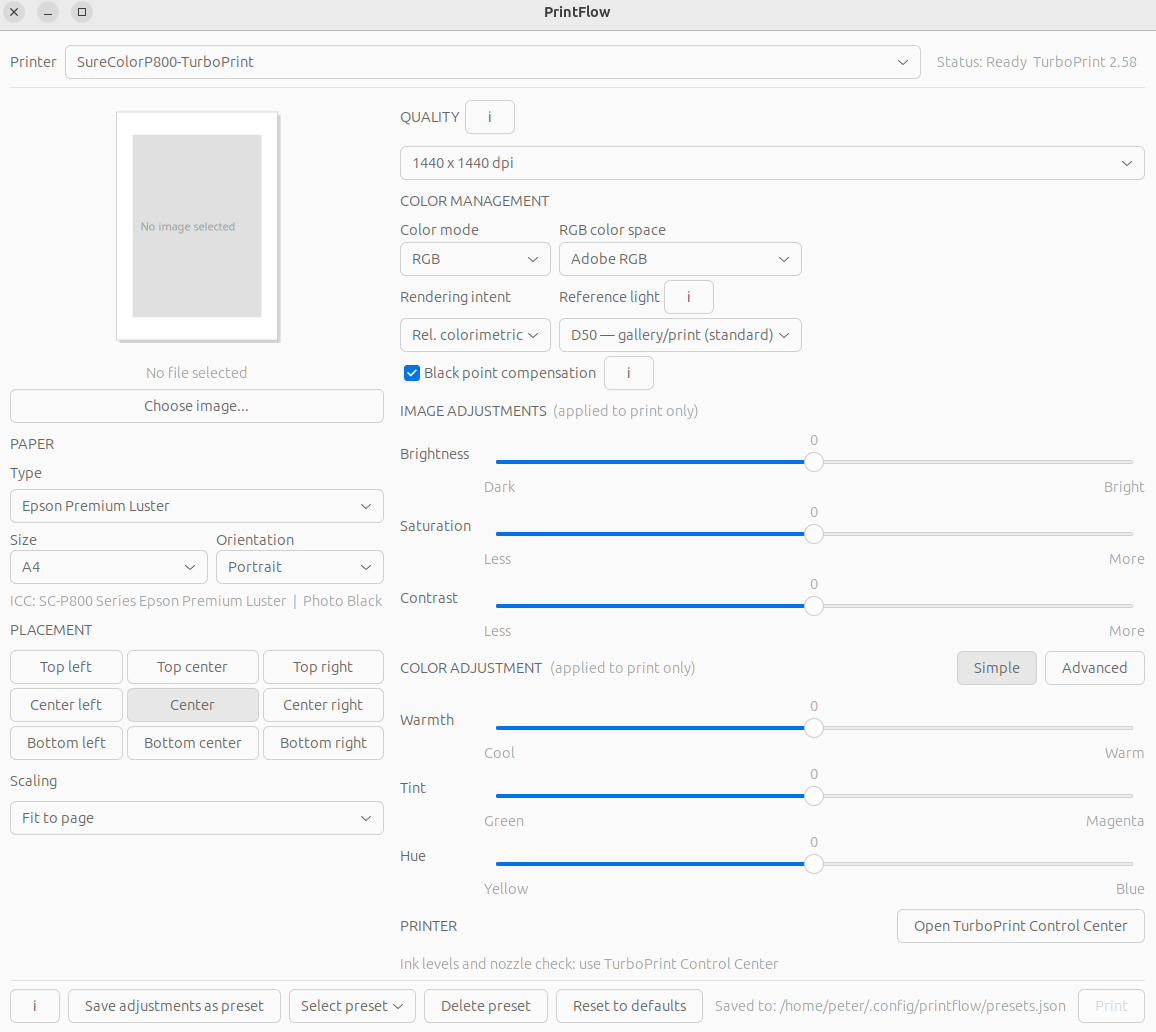

Write Python code to recreate this figure.
#!/usr/bin/env python3

import gi
gi.require_version("Gtk", "3.0")
from gi.repository import Gtk, GdkPixbuf, GLib, Gdk
import subprocess
import os
import tempfile
import threading
import json

CONFIG_DIR = os.path.expanduser("~/.config/printflow")
PRESETS_FILE = os.path.join(CONFIG_DIR, "presets.json")

MEDIA = [
    (0, "Plain paper"),
    (1, "Epson Inkjet Paper"),
    (2, "Archival Matte"),
    (3, "Epson Photo Glossy"),
    (4, "Epson Premium Glossy"),
    (5, "Epson Premium Semiglossy"),
    (6, "Epson Premium Luster"),
    (7, "Epson Proof Paper"),
    (8, "Transparency"),
    (9, "Hahnemuehle Smooth FineArt"),
    (10, "Hahnemuehle Canvas"),
    (11, "Ilford Omnijet"),
    (12, "Hahnemuehle PhotoRag Baryta"),
]

PAGESIZE = [
    (3,  "A4",             210, 297),
    (4,  "A3",             297, 420),
    (5,  "A3+",            329, 483),
    (6,  "A2",             420, 594),
    (17, "A4 Borderless",  210, 297),
    (18, "A3 Borderless",  297, 420),
    (19, "A3+ Borderless", 329, 483),
    (1,  "US Letter",      216, 279),
    (11, "8x10 inch",      203, 254),
    (12, "11x14 inch",     279, 356),
    (13, "16x20 inch",     406, 508),
]

ALIGNMENTS = [
    ("top-left",   "Top left"),
    ("top-center", "Top center"),
    ("top-right",  "Top right"),
    ("mid-left",   "Center left"),
    ("center",     "Center"),
    ("mid-right",  "Center right"),
    ("bot-left",   "Bottom left"),
    ("bot-center", "Bottom center"),
    ("bot-right",  "Bottom right"),
]

ICC_MAP = {
    0: None, 1: None,
    2: "Archival Matte",
    3: "Epson Photo Glossy",
    4: "Epson Ultra Premium Glossy",
    5: "Epson Premium Semiglossy",
    6: "SC-P800 Series Epson Premium Luster",
    7: None, 8: None,
    9: "Hahnemuehle Smooth FineArt",
    10: None, 11: None,
    12: "Hahnemuehle PhotoRag Baryta",
}

INK_TYPE = {
    0: "Photo Black", 1: "Photo Black", 2: "Matte Black",
    3: "Photo Black", 4: "Photo Black", 5: "Photo Black",
    6: "Photo Black", 7: "Photo Black", 8: "Photo Black",
    9: "Matte Black", 10: "Matte Black", 11: "Photo Black",
    12: "Matte Black",
}

ICC_SEARCH_DIRS = [
    os.path.expanduser("~/.local/share/icc"),
    os.path.expanduser("~/.local/share/color/icc"),
    "/usr/share/color/icc",
]

DEFAULTS = {
    "media": 6, "pagesize": 0, "orientation": 0,
    "quality": 0, "colormode": 0, "colorspace": 0,
    "intent": 0, "light": 0, "blackpoint": True,
    "alignment": "center", "scale": 0,
    "brightness": 0, "saturation": 0, "contrast": 0,
    "color_mode": "simple",
    "warmth": 0, "tint": 0, "hue": 0,
    "cyan": 0, "magenta": 0, "yellow": 0, "black": 0,
}


def ensure_config_dir():
    if not os.path.exists(CONFIG_DIR):
        os.makedirs(CONFIG_DIR)


def find_icc(name):
    if not name:
        return None
    for d in ICC_SEARCH_DIRS:
        for f in [name + ".icc", name + ".icm"]:
            path = os.path.join(d, f)
            if os.path.exists(path):
                return path
    return None


def get_image_dpi(path):
    try:
        result = subprocess.run(
            ["identify", "-format", "%x", path],
            capture_output=True, text=True, timeout=10
        )
        val = result.stdout.strip().split()[0]
        dpi = float(val)
        if dpi > 50:
            return dpi
    except Exception:
        pass
    return 300.0


def get_turboprint_printers():
    try:
        result = subprocess.run(["lpstat", "-p"], capture_output=True, text=True)
        printers = []
        for line in result.stdout.splitlines():
            if line.startswith("printer ") and "TurboPrint" in line:
                printers.append(line.split()[1])
        return printers if printers else []
    except Exception:
        return []


def get_quality_list(printer=None, medium=None):
    try:
        cmd = ["tpconfig"]
        if printer:
            cmd += ["--printer=" + printer]
        if medium is not None:
            cmd += ["--medium=" + str(medium)]
        cmd += ["--listquality"]
        result = subprocess.run(cmd, capture_output=True, text=True, timeout=5)
        best = {}
        for line in result.stdout.strip().splitlines():
            parts = line.split(":")
            if len(parts) >= 4:
                try:
                    num = int(parts[0].strip())
                    dpi_raw = parts[3].strip().replace("dpi", "").strip()
                    if "x" in dpi_raw:
                        w, h = dpi_raw.split("x")
                        label = w.strip() + " x " + h.strip() + " dpi"
                    else:
                        val = dpi_raw.strip()
                        label = val + " x " + val + " dpi"
                    if label not in best or num > best[label][0]:
                        best[label] = (num, label)
                except Exception:
                    pass
        qualities = sorted(best.values(), key=lambda x: x[0], reverse=True)
        return qualities if qualities else _default_quality()
    except Exception:
        return _default_quality()


def _default_quality():
    return [
        (4, "1440 x 1440 dpi"),
        (2, "720 x 720 dpi"),
        (1, "360 x 360 dpi"),
    ]


def load_presets():
    try:
        if os.path.exists(PRESETS_FILE):
            with open(PRESETS_FILE, "r") as f:
                return json.load(f)
    except Exception:
        pass
    return {}


def save_presets(presets):
    ensure_config_dir()
    with open(PRESETS_FILE, "w") as f:
        json.dump(presets, f, indent=2)


def simple_to_advanced(warmth, tint, hue):
    cyan    = -int(warmth * 0.6)
    magenta = -int(tint * 0.8)
    yellow  = int(warmth * 0.4) - int(hue * 0.5)
    black   = 0
    return cyan, magenta, yellow, black


def make_info_button(tooltip_title, tooltip_text, parent):
    btn = Gtk.Button(label="\u2139")
    btn.set_relief(Gtk.ReliefStyle.NORMAL)
    btn.set_size_request(26, 26)
    def on_click(b):
        dialog = Gtk.MessageDialog(
            parent=parent, flags=0,
            message_type=Gtk.MessageType.INFO,
            buttons=Gtk.ButtonsType.OK,
            text=tooltip_title
        )
        dialog.format_secondary_text(tooltip_text)
        dialog.run()
        dialog.destroy()
    btn.connect("clicked", on_click)
    return btn


class PaperPreview(Gtk.DrawingArea):
    def __init__(self):
        super().__init__()
        self.set_size_request(290, 260)
        self.paper_w_mm = 210
        self.paper_h_mm = 297
        self.landscape = False
        self.alignment = "center"
        self.pixbuf = None
        self.scale_mode = "fit"
        self.image_dpi = 300.0
        self.info_text = ""
        self.connect("draw", self.on_draw)

    def set_paper(self, w_mm, h_mm, landscape):
        self.paper_w_mm = w_mm
        self.paper_h_mm = h_mm
        self.landscape = landscape
        self._update_info()
        self.queue_draw()

    def set_image(self, pixbuf, dpi=300.0):
        self.pixbuf = pixbuf
        self.image_dpi = dpi
        self._update_info()
        self.queue_draw()

    def set_alignment(self, alignment):
        self.alignment = alignment
        self.queue_draw()

    def set_scale_mode(self, mode):
        self.scale_mode = mode
        self._update_info()
        self.queue_draw()

    def _update_info(self):
        if self.pixbuf and self.scale_mode == "actual":
            mm_per_inch = 25.4
            iw = self.pixbuf.get_width()
            ih = self.pixbuf.get_height()
            pw = self.paper_w_mm if not self.landscape else self.paper_h_mm
            ph = self.paper_h_mm if not self.landscape else self.paper_w_mm
            img_w_mm = iw / self.image_dpi * mm_per_inch
            img_h_mm = ih / self.image_dpi * mm_per_inch
            w_cm = img_w_mm / 10
            h_cm = img_h_mm / 10
            if img_w_mm > pw or img_h_mm > ph:
                self.info_text = "Actual: %.1fcm x %.1fcm (larger than paper)" % (w_cm, h_cm)
            else:
                self.info_text = "Actual: %.1fcm x %.1fcm" % (w_cm, h_cm)
        else:
            self.info_text = ""

    def on_draw(self, widget, cr):
        alloc = self.get_allocation()
        aw = alloc.width
        ah = alloc.height
        pw = self.paper_w_mm
        ph = self.paper_h_mm
        if self.landscape:
            pw, ph = ph, pw
        margin = 16
        info_h = 18 if self.info_text else 0
        scale = min((aw - margin * 2) / pw, (ah - margin * 2 - info_h) / ph)
        rw = pw * scale
        rh = ph * scale
        rx = (aw - rw) / 2
        ry = (ah - rh - info_h) / 2

        cr.set_source_rgba(0, 0, 0, 0.15)
        cr.rectangle(rx + 3, ry + 3, rw, rh)
        cr.fill()
        cr.set_source_rgb(1, 1, 1)
        cr.rectangle(rx, ry, rw, rh)
        cr.fill()
        cr.set_source_rgb(0.7, 0.7, 0.7)
        cr.set_line_width(0.5)
        cr.rectangle(rx, ry, rw, rh)
        cr.stroke()

        if self.pixbuf:
            iw = self.pixbuf.get_width()
            ih = self.pixbuf.get_height()
            mm_per_inch = 25.4
            if self.scale_mode == "fit":
                s = min(rw * 0.92 / iw, rh * 0.92 / ih)
                diw, dih = iw * s, ih * s
            elif self.scale_mode == "actual":
                diw = iw / self.image_dpi * mm_per_inch * scale
                dih = ih / self.image_dpi * mm_per_inch * scale
            elif self.scale_mode == "fill":
                s = max(rw / iw, rh / ih)
                diw, dih = iw * s, ih * s
            else:
                s = min(rw * 0.92 / iw, rh * 0.92 / ih)
                diw, dih = iw * s, ih * s

            a = self.alignment
            ix = rx + (rw - diw) / 2
            iy = ry + (rh - dih) / 2
            if "left" in a:
                ix = rx + rw * 0.04
            elif "right" in a:
                ix = rx + rw - diw - rw * 0.04
            if "top" in a:
                iy = ry + rh * 0.02
            elif "bot" in a:
                iy = ry + rh - dih - rh * 0.02

            cr.save()
            cr.rectangle(rx, ry, rw, rh)
            cr.clip()
            scaled = self.pixbuf.scale_simple(
                max(1, int(diw)), max(1, int(dih)),
                GdkPixbuf.InterpType.BILINEAR
            )
            Gdk.cairo_set_source_pixbuf(cr, scaled, ix, iy)
            cr.paint()
            cr.restore()
        else:
            cr.set_source_rgb(0.88, 0.88, 0.88)
            cr.rectangle(rx + rw * 0.1, ry + rh * 0.1, rw * 0.8, rh * 0.8)
            cr.fill()
            cr.set_source_rgb(0.6, 0.6, 0.6)
            cr.set_font_size(11)
            cr.move_to(rx + rw * 0.15, ry + rh * 0.52)
            cr.show_text("No image selected")

        if self.info_text:
            cr.set_source_rgb(0.4, 0.4, 0.4)
            cr.set_font_size(10)
            cr.move_to(rx, ry + rh + 13)
            cr.show_text(self.info_text)


class PrintFlow(Gtk.Window):
    def __init__(self):
        super().__init__(title="PrintFlow")
        self.set_wmclass("mutter-x11-frames", "mutter-x11-frames")
        self.set_default_size(920, 740)
        self.set_border_width(14)
        self.image_path = None
        self.image_dpi = 300.0
        self.presets = load_presets()
        self.color_mode = "simple"
        self.current_align = "center"
        self.current_scale = "fit"

        printers = get_turboprint_printers()
        self.current_printer = printers[0] if printers else None
        self.quality_list = get_quality_list(self.current_printer, medium=6)

        main = Gtk.Box(orientation=Gtk.Orientation.VERTICAL, spacing=8)
        self.add(main)

        printer_row = Gtk.Box(orientation=Gtk.Orientation.HORIZONTAL, spacing=8)
        main.pack_start(printer_row, False, False, 0)
        printer_row.pack_start(Gtk.Label(label="Printer"), False, False, 0)

        self.printer_combo = Gtk.ComboBoxText()
        if printers:
            for p in printers:
                self.printer_combo.append_text(p)
            self.printer_combo.set_active(0)
            status_txt = "Status: Ready  TurboPrint 2.58"
        else:
            self.printer_combo.append_text("No TurboPrint printer found")
            self.printer_combo.set_active(0)
            status_txt = "Status: TurboPrint printer not found"
        self.printer_combo.connect("changed", self.on_printer_changed)
        printer_row.pack_start(self.printer_combo, True, True, 0)

        self.status_label = Gtk.Label(label=status_txt)
        self.status_label.set_xalign(0)
        self.status_label.get_style_context().add_class("dim-label")
        printer_row.pack_start(self.status_label, False, False, 8)

        main.pack_start(Gtk.Separator(), False, False, 0)

        content = Gtk.Box(orientation=Gtk.Orientation.HORIZONTAL, spacing=16)
        main.pack_start(content, True, True, 0)

        left = Gtk.Box(orientation=Gtk.Orientation.VERTICAL, spacing=8)
        left.set_size_request(300, -1)
        content.pack_start(left, False, False, 0)

        self.paper_preview = PaperPreview()
        left.pack_start(self.paper_preview, False, False, 0)

        self.filename_label = Gtk.Label(label="No file selected")
        self.filename_label.get_style_context().add_class("dim-label")
        left.pack_start(self.filename_label, False, False, 0)

        choose_btn = Gtk.Button(label="Choose image...")
        choose_btn.connect("clicked", self.on_choose_image)
        left.pack_start(choose_btn, False, False, 0)

        left.pack_start(Gtk.Label(label="PAPER", xalign=0), False, False, 4)
        left.pack_start(Gtk.Label(label="Type", xalign=0), False, False, 0)

        self.media_combo = Gtk.ComboBoxText()
        for num, name in MEDIA:
            self.media_combo.append_text(name)
        self.media_combo.set_active(6)
        self.media_combo.connect("changed", self.on_media_changed)
        left.pack_start(self.media_combo, False, False, 0)

        size_row = Gtk.Box(orientation=Gtk.Orientation.HORIZONTAL, spacing=8)
        left.pack_start(size_row, False, False, 0)

        size_col = Gtk.Box(orientation=Gtk.Orientation.VERTICAL, spacing=2)
        size_col.pack_start(Gtk.Label(label="Size", xalign=0), False, False, 0)
        self.pagesize_combo = Gtk.ComboBoxText()
        for _, name, _, _ in PAGESIZE:
            self.pagesize_combo.append_text(name)
        self.pagesize_combo.set_active(0)
        self.pagesize_combo.connect("changed", self.on_pagesize_changed)
        size_col.pack_start(self.pagesize_combo, False, False, 0)
        size_row.pack_start(size_col, True, True, 0)

        orient_col = Gtk.Box(orientation=Gtk.Orientation.VERTICAL, spacing=2)
        orient_col.pack_start(Gtk.Label(label="Orientation", xalign=0), False, False, 0)
        self.orient_combo = Gtk.ComboBoxText()
        for name in ["Portrait", "Landscape"]:
            self.orient_combo.append_text(name)
        self.orient_combo.set_active(0)
        self.orient_combo.connect("changed", self.on_orient_changed)
        orient_col.pack_start(self.orient_combo, False, False, 0)
        size_row.pack_start(orient_col, True, True, 0)

        self.icc_info = Gtk.Label(xalign=0)
        self.icc_info.get_style_context().add_class("dim-label")
        left.pack_start(self.icc_info, False, False, 0)
        self.update_icc_info()

        left.pack_start(Gtk.Label(label="PLACEMENT", xalign=0), False, False, 4)
        align_grid = Gtk.Grid(column_spacing=4, row_spacing=4)
        left.pack_start(align_grid, False, False, 0)
        self.align_buttons = {}
        positions = [
            ("top-left",   0, 0), ("top-center",  1, 0), ("top-right",   2, 0),
            ("mid-left",   0, 1), ("center",       1, 1), ("mid-right",   2, 1),
            ("bot-left",   0, 2), ("bot-center",   1, 2), ("bot-right",   2, 2),
        ]
        for key, col, row in positions:
            label = next(l for k, l in ALIGNMENTS if k == key)
            btn = Gtk.ToggleButton(label=label)
            btn.set_size_request(88, 28)
            btn.connect("toggled", self.on_align_toggled, key)
            align_grid.attach(btn, col, row, 1, 1)
            self.align_buttons[key] = btn
        self.align_buttons["center"].set_active(True)

        left.pack_start(Gtk.Label(label="Scaling", xalign=0), False, False, 4)
        self.scale_combo = Gtk.ComboBoxText()
        for s in ["Fit to page", "Actual size", "Fill paper"]:
            self.scale_combo.append_text(s)
        self.scale_combo.set_active(0)
        self.scale_combo.connect("changed", self.on_scale_changed)
        left.pack_start(self.scale_combo, False, False, 0)

        right = Gtk.Box(orientation=Gtk.Orientation.VERTICAL, spacing=8)
        content.pack_start(right, True, True, 0)

        quality_header = Gtk.Box(orientation=Gtk.Orientation.HORIZONTAL, spacing=6)
        right.pack_start(quality_header, False, False, 4)
        quality_header.pack_start(Gtk.Label(label="QUALITY"), False, False, 0)
        quality_info = make_info_button(
            "Quality",
            "Shows print resolutions available for the selected paper type "
            "in the TurboPrint driver.\n\nThe list updates automatically when you change paper type.",
            self
        )
        quality_header.pack_start(quality_info, False, False, 0)

        self.quality_combo = Gtk.ComboBoxText()
        for num, label in self.quality_list:
            self.quality_combo.append_text(label)
        self.quality_combo.set_active(0)
        right.pack_start(self.quality_combo, False, False, 0)

        right.pack_start(Gtk.Label(label="COLOR MANAGEMENT", xalign=0), False, False, 4)
        fg_grid = Gtk.Grid(column_spacing=8, row_spacing=4)
        right.pack_start(fg_grid, False, False, 0)

        fg_grid.attach(Gtk.Label(label="Color mode", xalign=0), 0, 0, 1, 1)
        fg_grid.attach(Gtk.Label(label="RGB color space", xalign=0), 1, 0, 1, 1)

        self.colormode_combo = Gtk.ComboBoxText()
        for m in ["RGB", "CMYK"]:
            self.colormode_combo.append_text(m)
        self.colormode_combo.set_active(0)
        fg_grid.attach(self.colormode_combo, 0, 1, 1, 1)

        self.colorspace_combo = Gtk.ComboBoxText()
        for s in ["Adobe RGB", "sRGB", "ProPhoto RGB"]:
            self.colorspace_combo.append_text(s)
        self.colorspace_combo.set_active(0)
        fg_grid.attach(self.colorspace_combo, 1, 1, 1, 1)

        fg_grid.attach(Gtk.Label(label="Rendering intent", xalign=0), 0, 2, 1, 1)

        ref_box = Gtk.Box(orientation=Gtk.Orientation.HORIZONTAL, spacing=4)
        ref_box.pack_start(Gtk.Label(label="Reference light", xalign=0), False, False, 0)
        ref_info = make_info_button(
            "Reference light",
            "D50 (5000K) \u2014 industry standard for print and gallery. Recommended.\n\n"
            "D65 (6500K) \u2014 daylight/screen standard. Common among photographers.\n\n"
            "D80 (8000K) \u2014 warm light.",
            self
        )
        ref_box.pack_start(ref_info, False, False, 0)
        fg_grid.attach(ref_box, 1, 2, 1, 1)

        self.intent_combo = Gtk.ComboBoxText()
        for i in ["Rel. colorimetric", "Perceptual", "Absolute"]:
            self.intent_combo.append_text(i)
        self.intent_combo.set_active(0)
        fg_grid.attach(self.intent_combo, 0, 3, 1, 1)

        self.light_combo = Gtk.ComboBoxText()
        self.light_combo.append_text("D50 \u2014 gallery/print (standard)")
        self.light_combo.append_text("D65 \u2014 daylight/screen")
        self.light_combo.append_text("D80 \u2014 warm light")
        self.light_combo.set_active(0)
        fg_grid.attach(self.light_combo, 1, 3, 1, 1)

        bp_box = Gtk.Box(orientation=Gtk.Orientation.HORIZONTAL, spacing=4)
        self.blackpoint_check = Gtk.CheckButton(label="Black point compensation")
        self.blackpoint_check.set_active(True)
        bp_info = make_info_button(
            "Black point compensation",
            "Maps the darkest black in your image to the darkest black "
            "the printer can reproduce, preserving shadow detail.\n\n"
            "Recommended: On.",
            self
        )
        bp_box.pack_start(self.blackpoint_check, False, False, 0)
        bp_box.pack_start(bp_info, False, False, 0)
        fg_grid.attach(bp_box, 0, 4, 2, 1)

        img_adj_header = Gtk.Box(orientation=Gtk.Orientation.HORIZONTAL, spacing=6)
        right.pack_start(img_adj_header, False, False, 4)
        img_adj_header.pack_start(Gtk.Label(label="IMAGE ADJUSTMENTS"), False, False, 0)
        note1 = Gtk.Label(label="(applied to print only)")
        note1.get_style_context().add_class("dim-label")
        img_adj_header.pack_start(note1, False, False, 0)

        self.bright_scale, bright_row = self.make_slider("Brightness", -50, 50, 0, "Dark", "Bright")
        self.sat_scale,   sat_row   = self.make_slider("Saturation", -50, 50, 0, "Less", "More")
        self.con_scale,   con_row   = self.make_slider("Contrast",   -50, 50, 0, "Less", "More")
        right.pack_start(bright_row, False, False, 0)
        right.pack_start(sat_row,    False, False, 0)
        right.pack_start(con_row,    False, False, 0)

        color_adj_header = Gtk.Box(orientation=Gtk.Orientation.HORIZONTAL, spacing=8)
        right.pack_start(color_adj_header, False, False, 4)
        color_adj_header.pack_start(Gtk.Label(label="COLOR ADJUSTMENT"), False, False, 0)
        note2 = Gtk.Label(label="(applied to print only)")
        note2.get_style_context().add_class("dim-label")
        color_adj_header.pack_start(note2, False, False, 0)

        self.adv_color_btn = Gtk.ToggleButton(label="Advanced")
        self.adv_color_btn.connect("toggled", self.on_advanced_color_toggled)
        color_adj_header.pack_end(self.adv_color_btn, False, False, 0)

        self.simple_btn = Gtk.ToggleButton(label="Simple")
        self.simple_btn.set_active(True)
        self.simple_btn.connect("toggled", self.on_simple_toggled)
        color_adj_header.pack_end(self.simple_btn, False, False, 0)

        self.simple_box = Gtk.Box(orientation=Gtk.Orientation.VERTICAL, spacing=4)
        right.pack_start(self.simple_box, False, False, 0)
        self.warmth_scale, warmth_row = self.make_slider("Warmth", -50, 50, 0, "Cool", "Warm")
        self.tint_scale,   tint_row   = self.make_slider("Tint",   -50, 50, 0, "Green", "Magenta")
        self.hue_scale,    hue_row    = self.make_slider("Hue",    -50, 50, 0, "Yellow", "Blue")
        self.simple_box.pack_start(warmth_row, False, False, 0)
        self.simple_box.pack_start(tint_row,   False, False, 0)
        self.simple_box.pack_start(hue_row,    False, False, 0)

        self.advanced_box = Gtk.Box(orientation=Gtk.Orientation.VERTICAL, spacing=4)
        right.pack_start(self.advanced_box, False, False, 0)
        self.cyan_scale, cyan_row = self.make_slider("Cyan",    -50, 50, 0, "Less", "More")
        self.mag_scale,  mag_row  = self.make_slider("Magenta", -50, 50, 0, "Less", "More")
        self.yel_scale,  yel_row  = self.make_slider("Yellow",  -50, 50, 0, "Less", "More")
        self.blk_scale,  blk_row  = self.make_slider("Black",   -50, 50, 0, "Less", "More")
        self.advanced_box.pack_start(cyan_row, False, False, 0)
        self.advanced_box.pack_start(mag_row,  False, False, 0)
        self.advanced_box.pack_start(yel_row,  False, False, 0)
        self.advanced_box.pack_start(blk_row,  False, False, 0)

        ink_header = Gtk.Box(orientation=Gtk.Orientation.HORIZONTAL, spacing=8)
        right.pack_start(ink_header, False, False, 4)
        ink_header.pack_start(Gtk.Label(label="PRINTER"), False, False, 0)

        adv_btn = Gtk.Button(label="Open TurboPrint Control Center")
        adv_btn.connect("clicked", self.on_advanced)
        ink_header.pack_end(adv_btn, False, False, 0)

        self.ink_label = Gtk.Label(
            label="Ink levels and nozzle check: use TurboPrint Control Center"
        )
        self.ink_label.get_style_context().add_class("dim-label")
        self.ink_label.set_xalign(0)
        self.ink_label.set_line_wrap(True)
        right.pack_start(self.ink_label, False, False, 0)

        main.pack_start(Gtk.Separator(), False, False, 0)

        preset_row = Gtk.Box(orientation=Gtk.Orientation.HORIZONTAL, spacing=8)
        main.pack_start(preset_row, False, False, 0)

        preset_info_btn = make_info_button(
            "Presets",
            "Save your current settings as a preset to quickly restore them later.\n\n"
            "Presets are saved to:\n" + PRESETS_FILE,
            self
        )
        preset_row.pack_start(preset_info_btn, False, False, 0)

        save_btn = Gtk.Button(label="Save adjustments as preset")
        save_btn.connect("clicked", self.on_save_preset)
        preset_row.pack_start(save_btn, False, False, 0)

        self.preset_combo = Gtk.ComboBoxText()
        self.preset_combo.append_text("Select preset")
        for name in self.presets:
            self.preset_combo.append_text(name)
        self.preset_combo.set_active(0)
        self.preset_combo.connect("changed", self.on_preset_selected)
        preset_row.pack_start(self.preset_combo, True, True, 0)

        del_btn = Gtk.Button(label="Delete preset")
        del_btn.connect("clicked", self.on_delete_preset)
        preset_row.pack_start(del_btn, False, False, 0)

        reset_btn = Gtk.Button(label="Reset to defaults")
        reset_btn.connect("clicked", self.on_reset)
        preset_row.pack_start(reset_btn, False, False, 0)

        config_lbl = Gtk.Label(label="Saved to: " + PRESETS_FILE)
        config_lbl.get_style_context().add_class("dim-label")
        preset_row.pack_start(config_lbl, False, False, 4)

        self.print_btn = Gtk.Button(label="Print")
        self.print_btn.set_sensitive(False)
        self.print_btn.connect("clicked", self.on_print)
        preset_row.pack_end(self.print_btn, False, False, 0)

        self.show_all()
        self.advanced_box.hide()
        self.update_preview_paper()

    def make_slider(self, label, min_val, max_val, default, left_label="", right_label=""):
        box = Gtk.Box(orientation=Gtk.Orientation.VERTICAL, spacing=2)
        top_row = Gtk.Box(orientation=Gtk.Orientation.HORIZONTAL, spacing=8)
        lbl = Gtk.Label(label=label, xalign=0)
        lbl.set_size_request(76, -1)
        top_row.pack_start(lbl, False, False, 0)
        scale = Gtk.Scale.new_with_range(Gtk.Orientation.HORIZONTAL, min_val, max_val, 1)
        scale.set_value(default)
        scale.set_draw_value(True)
        scale.set_hexpand(True)
        top_row.pack_start(scale, True, True, 0)
        box.pack_start(top_row, False, False, 0)
        if left_label or right_label:
            hint_row = Gtk.Box(orientation=Gtk.Orientation.HORIZONTAL, spacing=8)
            spacer = Gtk.Label()
            spacer.set_size_request(76, -1)
            hint_row.pack_start(spacer, False, False, 0)
            left_lbl = Gtk.Label(label=left_label, xalign=0)
            left_lbl.get_style_context().add_class("dim-label")
            left_lbl.set_size_request(60, -1)
            hint_row.pack_start(left_lbl, False, False, 0)
            right_lbl = Gtk.Label(label=right_label, xalign=1)
            right_lbl.get_style_context().add_class("dim-label")
            right_lbl.set_hexpand(True)
            hint_row.pack_start(right_lbl, True, True, 0)
            box.pack_start(hint_row, False, False, 0)
        return scale, box

    def update_preview_paper(self):
        idx = self.pagesize_combo.get_active()
        _, _, w, h = PAGESIZE[idx]
        landscape = self.orient_combo.get_active() == 1
        self.paper_preview.set_paper(w, h, landscape)

    def update_quality_list(self):
        medium_idx = self.media_combo.get_active()
        medium_num = MEDIA[medium_idx][0]
        active = self.quality_combo.get_active()
        self.quality_list = get_quality_list(self.current_printer, medium=medium_num)
        self.quality_combo.remove_all()
        for num, label in self.quality_list:
            self.quality_combo.append_text(label)
        self.quality_combo.set_active(min(active, len(self.quality_list) - 1))

    def on_printer_changed(self, combo):
        self.current_printer = combo.get_active_text()
        self.update_quality_list()

    def on_media_changed(self, combo):
        self.update_icc_info()
        self.update_quality_list()

    def update_icc_info(self):
        idx = self.media_combo.get_active()
        media_num = MEDIA[idx][0]
        icc_name = ICC_MAP.get(media_num)
        ink = INK_TYPE.get(media_num, "Photo Black")
        icc_path = find_icc(icc_name) if icc_name else None
        if icc_path:
            self.icc_info.set_text("ICC: " + icc_name + "  |  " + ink)
        elif icc_name:
            self.icc_info.set_text("ICC: not found  |  " + ink)
        else:
            self.icc_info.set_text("ICC: none  |  " + ink)

    def on_pagesize_changed(self, combo):
        self.update_preview_paper()

    def on_orient_changed(self, combo):
        self.update_preview_paper()

    def on_scale_changed(self, combo):
        modes = ["fit", "actual", "fill"]
        self.current_scale = modes[combo.get_active()]
        self.paper_preview.set_scale_mode(self.current_scale)

    def on_align_toggled(self, btn, key):
        if btn.get_active():
            for k, b in self.align_buttons.items():
                if k != key:
                    b.set_active(False)
            self.current_align = key
            self.paper_preview.set_alignment(key)

    def on_simple_toggled(self, btn):
        if btn.get_active():
            self.adv_color_btn.set_active(False)
            self.color_mode = "simple"
            self.simple_box.show_all()
            self.advanced_box.hide()

    def on_advanced_color_toggled(self, btn):
        if btn.get_active():
            self.simple_btn.set_active(False)
            self.color_mode = "advanced"
            self.advanced_box.show_all()
            self.simple_box.hide()

    def on_advanced(self, btn):
        try:
            subprocess.Popen(["turboprint"])
        except Exception:
            self.status_label.set_text("Could not open TurboPrint Control Center")

    def get_current_settings(self):
        return {
            "media": self.media_combo.get_active(),
            "pagesize": self.pagesize_combo.get_active(),
            "orientation": self.orient_combo.get_active(),
            "quality": self.quality_combo.get_active(),
            "colormode": self.colormode_combo.get_active(),
            "colorspace": self.colorspace_combo.get_active(),
            "intent": self.intent_combo.get_active(),
            "light": self.light_combo.get_active(),
            "blackpoint": self.blackpoint_check.get_active(),
            "alignment": self.current_align,
            "scale": self.scale_combo.get_active(),
            "brightness": self.bright_scale.get_value(),
            "saturation": self.sat_scale.get_value(),
            "contrast": self.con_scale.get_value(),
            "color_mode": self.color_mode,
            "warmth": self.warmth_scale.get_value(),
            "tint": self.tint_scale.get_value(),
            "hue": self.hue_scale.get_value(),
            "cyan": self.cyan_scale.get_value(),
            "magenta": self.mag_scale.get_value(),
            "yellow": self.yel_scale.get_value(),
            "black": self.blk_scale.get_value(),
        }

    def apply_settings(self, s):
        self.media_combo.set_active(s.get("media", 6))
        self.pagesize_combo.set_active(s.get("pagesize", 0))
        self.orient_combo.set_active(s.get("orientation", 0))
        self.quality_combo.set_active(s.get("quality", 0))
        self.colormode_combo.set_active(s.get("colormode", 0))
        self.colorspace_combo.set_active(s.get("colorspace", 0))
        self.intent_combo.set_active(s.get("intent", 0))
        self.light_combo.set_active(s.get("light", 0))
        self.blackpoint_check.set_active(s.get("blackpoint", True))
        self.scale_combo.set_active(s.get("scale", 0))
        self.bright_scale.set_value(s.get("brightness", 0))
        self.sat_scale.set_value(s.get("saturation", 0))
        self.con_scale.set_value(s.get("contrast", 0))
        self.warmth_scale.set_value(s.get("warmth", 0))
        self.tint_scale.set_value(s.get("tint", 0))
        self.hue_scale.set_value(s.get("hue", 0))
        self.cyan_scale.set_value(s.get("cyan", 0))
        self.mag_scale.set_value(s.get("magenta", 0))
        self.yel_scale.set_value(s.get("yellow", 0))
        self.blk_scale.set_value(s.get("black", 0))
        align = s.get("alignment", "center")
        if align in self.align_buttons:
            self.align_buttons[align].set_active(True)
        if s.get("color_mode", "simple") == "advanced":
            self.adv_color_btn.set_active(True)
        else:
            self.simple_btn.set_active(True)

    def on_reset(self, btn):
        self.apply_settings(DEFAULTS)
        self.status_label.set_text("Status: Reset to defaults")

    def on_preset_selected(self, combo):
        name = combo.get_active_text()
        if name and name in self.presets:
            self.apply_settings(self.presets[name])

    def on_save_preset(self, btn):
        dialog = Gtk.Dialog(title="Save preset", parent=self, flags=0)
        dialog.add_buttons(Gtk.STOCK_CANCEL, Gtk.ResponseType.CANCEL,
                           Gtk.STOCK_OK, Gtk.ResponseType.OK)
        box = dialog.get_content_area()
        box.set_spacing(8)
        box.set_border_width(12)
        box.pack_start(Gtk.Label(label="Preset name:"), False, False, 0)
        entry = Gtk.Entry()
        box.pack_start(entry, False, False, 0)
        dialog.show_all()
        if dialog.run() == Gtk.ResponseType.OK:
            name = entry.get_text().strip()
            if name:
                self.presets[name] = self.get_current_settings()
                save_presets(self.presets)
                found = any(
                    self.preset_combo.get_model()[i][0] == name
                    for i in range(len(self.preset_combo.get_model()))
                )
                if not found:
                    self.preset_combo.append_text(name)
                self.status_label.set_text("Preset saved: " + name)
        dialog.destroy()

    def on_delete_preset(self, btn):
        name = self.preset_combo.get_active_text()
        if name and name in self.presets:
            del self.presets[name]
            save_presets(self.presets)
            self.preset_combo.remove(self.preset_combo.get_active())
            self.preset_combo.set_active(0)
            self.status_label.set_text("Preset deleted: " + name)

    def on_choose_image(self, btn):
        dialog = Gtk.FileChooserDialog(
            title="Choose image", parent=self,
            action=Gtk.FileChooserAction.OPEN,
        )
        dialog.add_buttons(Gtk.STOCK_CANCEL, Gtk.ResponseType.CANCEL,
                           Gtk.STOCK_OPEN, Gtk.ResponseType.OK)
        filt = Gtk.FileFilter()
        filt.set_name("Image files")
        for pat in ["*.tif", "*.tiff", "*.jpg", "*.jpeg", "*.png"]:
            filt.add_pattern(pat)
        dialog.add_filter(filt)
        if dialog.run() == Gtk.ResponseType.OK:
            self.image_path = dialog.get_filename()
            self.filename_label.set_text(os.path.basename(self.image_path))
            self.image_dpi = get_image_dpi(self.image_path)
            try:
                pixbuf = GdkPixbuf.Pixbuf.new_from_file(self.image_path)
                self.paper_preview.set_image(pixbuf, self.image_dpi)
            except Exception:
                self.paper_preview.set_image(None)
            self.print_btn.set_sensitive(True)
        dialog.destroy()

    def on_print(self, btn):
        if not self.image_path:
            return
        self.print_btn.set_sensitive(False)
        self.status_label.set_text("Status: Converting image...")
        thread = threading.Thread(target=self.do_print)
        thread.daemon = True
        thread.start()

    def do_print(self):
        try:
            media_idx    = self.media_combo.get_active()
            media_num    = MEDIA[media_idx][0]
            quality_num  = self.quality_list[self.quality_combo.get_active()][0]
            pagesize_num = PAGESIZE[self.pagesize_combo.get_active()][0]
            pagesize_data = PAGESIZE[self.pagesize_combo.get_active()]
            landscape    = self.orient_combo.get_active() == 1
            brightness   = int(self.bright_scale.get_value())
            saturation   = int(self.sat_scale.get_value())
            contrast     = int(self.con_scale.get_value())

            if self.color_mode == "simple":
                cyan, magenta, yellow, black = simple_to_advanced(
                    self.warmth_scale.get_value(),
                    self.tint_scale.get_value(),
                    self.hue_scale.get_value()
                )
            else:
                cyan    = int(self.cyan_scale.get_value())
                magenta = int(self.mag_scale.get_value())
                yellow  = int(self.yel_scale.get_value())
                black   = int(self.blk_scale.get_value())

            with tempfile.NamedTemporaryFile(suffix=".pnm", delete=False) as tmp:
                tmp_path = tmp.name

            # Convert image to 8-bit PNM — no ICC, tpprint handles color
            convert_cmd = ["convert", self.image_path, "-depth", "8"]
            if landscape:
                convert_cmd += ["-rotate", "90"]
            convert_cmd += [tmp_path]
            subprocess.run(convert_cmd, check=True)

            GLib.idle_add(self.set_status, "Status: Sending to printer...")

            bt_str = ("t1b" + str(brightness) +
                      "o" + str(contrast) +
                      "s" + str(saturation) +
                      "i0g180y" + str(yellow) +
                      "m" + str(magenta) +
                      "c" + str(cyan) +
                      "k" + str(black))

            with tempfile.NamedTemporaryFile(suffix=".prn", delete=False) as out:
                out_path = out.name

            tpprint_cmd = [
                "tpprint",
                "-dEpson_SureColorP800",
                "-q" + str(quality_num),
                "-m" + str(media_num),
                "-f" + str(pagesize_num),
                "-i0", "-o0", "-u0", "-c0", "-g2", "-t0", "-y1",
                "-a1",
                "-b" + bt_str,
                tmp_path,
                out_path,
            ]

            subprocess.run(tpprint_cmd, check=True)
            os.unlink(tmp_path)

            lp_cmd = ["lp", "-d", self.current_printer, "-o", "raw", out_path]
            subprocess.run(lp_cmd, check=True)
            os.unlink(out_path)

            GLib.idle_add(self.print_done, True, None)
        except Exception as e:
            GLib.idle_add(self.print_done, False, str(e))

    def set_status(self, text):
        self.status_label.set_text(text)

    def print_done(self, success, error):
        if success:
            self.status_label.set_text("Status: Print sent successfully")
        else:
            self.status_label.set_text("Status: Error - " + str(error))
        self.print_btn.set_sensitive(True)


def main():
    ensure_config_dir()
    win = PrintFlow()
    win.connect("destroy", Gtk.main_quit)
    Gtk.main()


if __name__ == "__main__":
    main()
